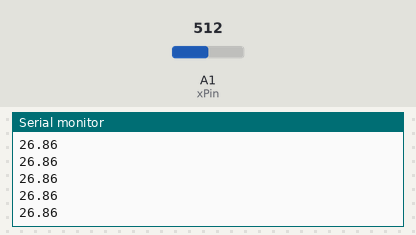
The sketch below on a simulated Arduino Uno, built with avr-gcc and run on an emulated ATmega328P. Parts: the last lines printed to the serial monitor. The test bench sets the inputs (shaded band); at power-on: A1 (xPin) = 512.

Above: at 1.2 s.
1.3 s: A1 (xPin) set to 716
At 1.31 s:
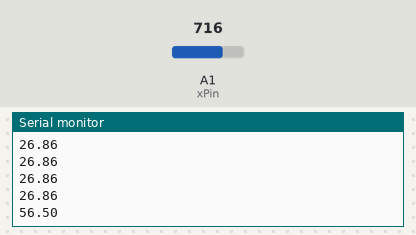
2.8 s: A1 (xPin) set to 900
At 2.82 s:
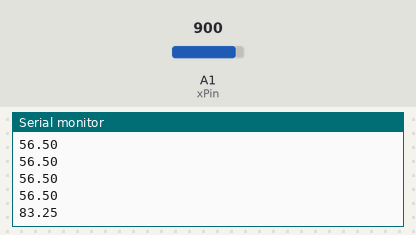
Timing chart, 0 to 5.8 s (numbered marks = the images above; inputs shaded):
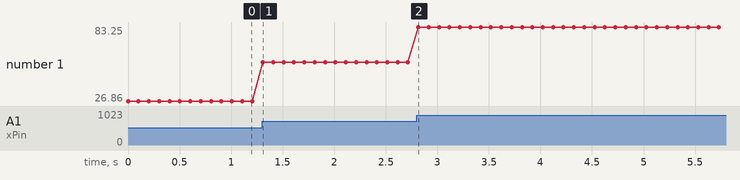

The sketch:

ArduinoUnityConnector.ino
```cpp
#include <SoftwareSerial.h>
#include <SerialCommand.h>

SerialCommand sCmd;

 const int VCCPin = A0;
 const int xPin   = A1;
 const int yPin   = A2;
 const int zPin   = A3;
 const int GNDPin = A4;

 int x = 0;
 int y = 0;
 int z = 0;
 float previousAx = 0;
 float ax = 0.0;
 double ay = 0.0;
 double az = 0.0;

void setup() {
  pinMode(A0, OUTPUT);
  pinMode(A4, OUTPUT);
  digitalWrite(14, HIGH);
  digitalWrite(18, LOW);
  Serial.begin(9600);
  while (!Serial);

  sCmd.addCommand("PING", pingHandler);
  sCmd.addCommand("ECHO", echoHandler);
  sCmd.setDefaultHandler(errorHandler);
}

void loop() {
  if (Serial.available() > 0)
    sCmd.readSerial();
    x = analogRead(xPin);
    //y = analogRead(yPin);
    //z = analogRead(zPin);
    //ay = 0.145333 * y - 48.9047;
    //az = 0.147519 * z - 49.345;
    ax = 0.145333 * x - 47.554;
    Serial.println(ax);
    delay(100);
}

void pingHandler (const char *command) {
 Serial.println("PONG");
}

void echoHandler ()
{
  char *arg;
  arg = sCmd.next();
  if (arg != NULL)
    Serial.println(arg);
  else
    Serial.println("nothing to echo");
}

void errorHandler (const char *command)
{
  // TODO
}
```

Measured:
- after the input at 1.3 s, the serial monitor: prints a new line at once (image 1)
- after the input at 2.8 s, the serial monitor: prints a new line at once (image 2)
- plotted number 1: 26.86 → 56.5 after the input at 1.3 s, 56.5 → 83.25 after the input at 2.8 s
